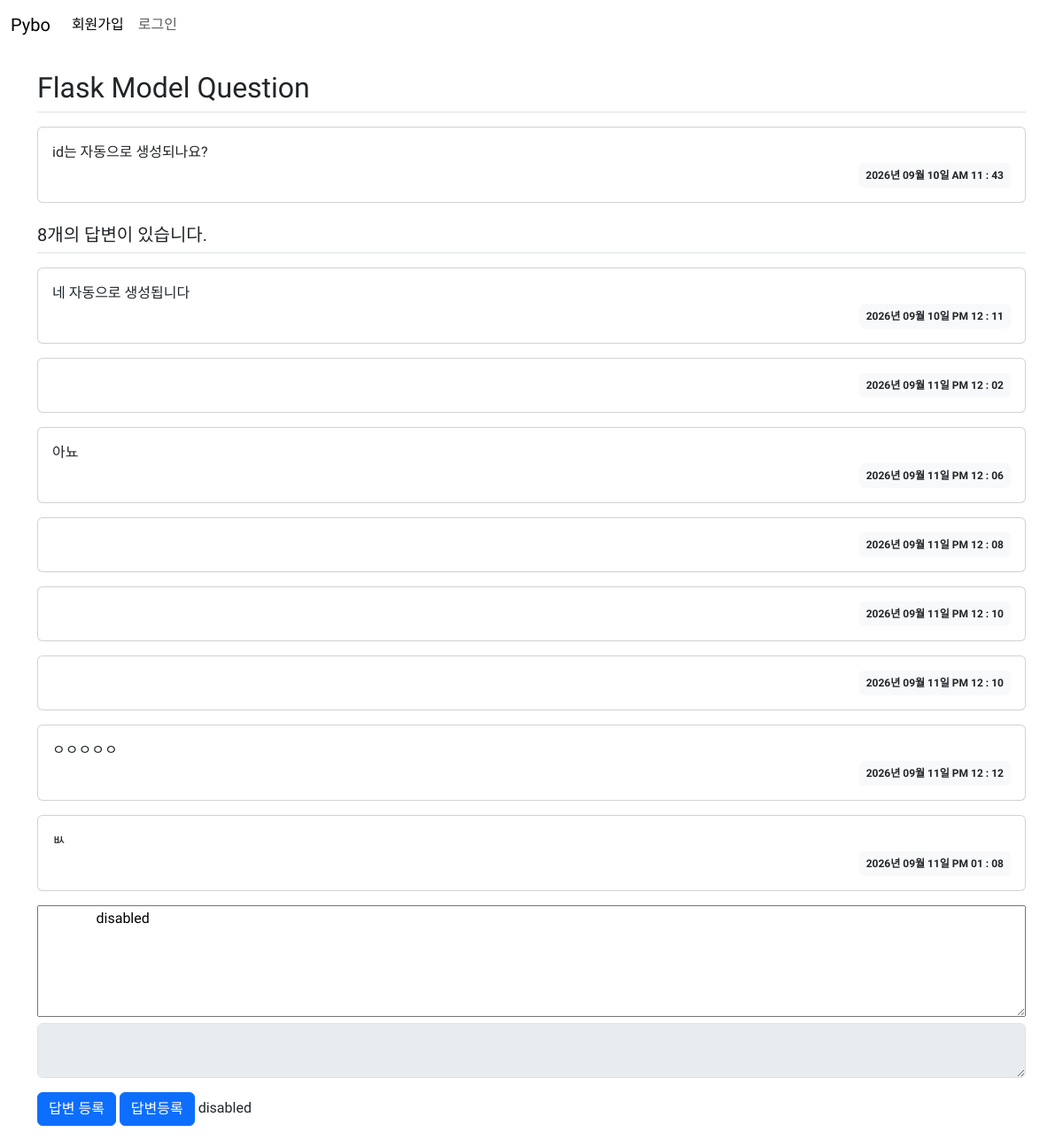
/question/detail/2, run on the app's committed database.
### pybo/models.py (models this page shows)
class Question(db.Model):
    id = db.Column(db.Integer, primary_key=True)
    subject = db.Column(db.String(200), nullable=False)
    content = db.Column(db.Text, nullable=False)
    create_date = db.Column(db.DateTime, nullable=False)
    user_id = db.Column(db.Integer, db.ForeignKey('user.id', ondelete='CASCADE'), nullable=False)
    user = db.relationship('User', backref=db.backref('question_set'))

class Answer(db.Model):
    id = db.Column(db.Integer, primary_key=True)
    question_id = db.Column(db.Integer, db.ForeignKey('question.id', ondelete='CASCADE'))
    question = db.relationship(Question, backref=db.backref('answer_set'))
    content = db.Column(db.Text(), nullable=False)
    create_date = db.Column(db.DateTime(), nullable=False)
    user_id = db.Column(db.Integer, db.ForeignKey('user.id', ondelete='CASCADE'))
    user = db.relationship('User', backref=db.backref('answer_set'))

### pybo/views/question_views.py (the view)
@bp.route('/detail/<int:question_id>')
def detail(question_id):
    form = AnswerForm()  # 질문 상세 템플릿에 폼 추가
    question = Question.query.get_or_404(question_id)
    return render_template('question/question_detail.html',question=question, form=form)

### pybo/forms.py
class AnswerForm(FlaskForm):
    content = TextAreaField('내용', validators=[DataRequired('내용은 필수입력입니다.')])
    submit = SubmitField('답변 등록')

### pybo/filter.py (called while the page is built)
def format_datetime(value, fmt='%Y년 %m월 %d일 %p %I : %M'):
    return value.strftime(fmt)

### pybo/views/auth_views.py (called while the page is built)
@bp.before_app_request
def load_logged_in_user():
    user_id = session.get('user_id')
    if user_id is None:
        g.user = None
    else:
        g.user = User.query.get(user_id)

### pybo/templates/question/question_detail.html (shortened to what this page needs)
{% extends 'base.html' %}
{% block content %}
<div class="container my-3">
    <h2 class="border-bottom py-2">{{ question.subject }}</h2>
    <div class="card my-3">
        <div class="card-body">
            <div class="card-text" style="white-space: pre-line;">{{ question.content }}</div>
            <div class="d-flex justify-content-end">
                <div class="badge bg-light text-dark p-2">
                    {{ question.create_date | datetime }}
                </div>
            </div>
        </div>
    </div>
    <h5 class="border-bottom my-3 py-2">{{ question.answer_set|length }}개의 답변이 있습니다.</h5>
    {% for answer in question.answer_set %}
    <div class="card my-3">
        <div class="card-body">
            <div class="card-text" style="white-space: pre-line;">{{ answer.content }}</div>
            <div class="d-flex justify-content-end">
                <div class="badge bg-light text-dark p-2">
                    {{ answer.create_date | datetime }}
                </div>
            </div>
        </div>
    </div>
    {% endfor %}
    <form action="{{ url_for('answer.create', question_id=question.id) }}" method="post" class="my-3">
        <div class="mb-3">
            <textarea name="content" id="content"  rows="5">
                {% if not g.user %}disabled{% endif %}
            </textarea>
            {{ form.content(class = 'form-control', disabled=(not g.user)) }}
        </div>
            {{ form.submit(class="btn btn-primary") }}
                <input type="submit" value="답변등록" class="btn btn-primary">
                    {% if not g.user %}disabled{% endif %}
    </form>
</div>
{% endblock %}

### pybo/static/style.css (style rules this page uses)
body { font-family: "Do Hyeon", sans-serif; font-weight: 400; font-style: normal; }
textarea { width: 100%; }

### data on the page
Question: subject "Flask Model Question", content "id는 자동으로 생성되나요?", create_date "2026년 09월 10일 AM 11 : 43"
Answer: content "네 자동으로 생성됩니다", create_date "2026년 09월 10일 PM 12 : 11"
Answer: create_date "2026년 09월 11일 PM 12 : 02"
Answer: content "아뇨", create_date "2026년 09월 11일 PM 12 : 06"
Answer: create_date "2026년 09월 11일 PM 12 : 08"
Answer: create_date "2026년 09월 11일 PM 12 : 10"
Answer: create_date "2026년 09월 11일 PM 12 : 10"
Answer: content "ㅇㅇㅇㅇㅇ", create_date "2026년 09월 11일 PM 12 : 12"
Answer: content "ㅄ", create_date "2026년 09월 11일 PM 01 : 08"

### other printed values
{{ question.answer_set|length }} "8"
